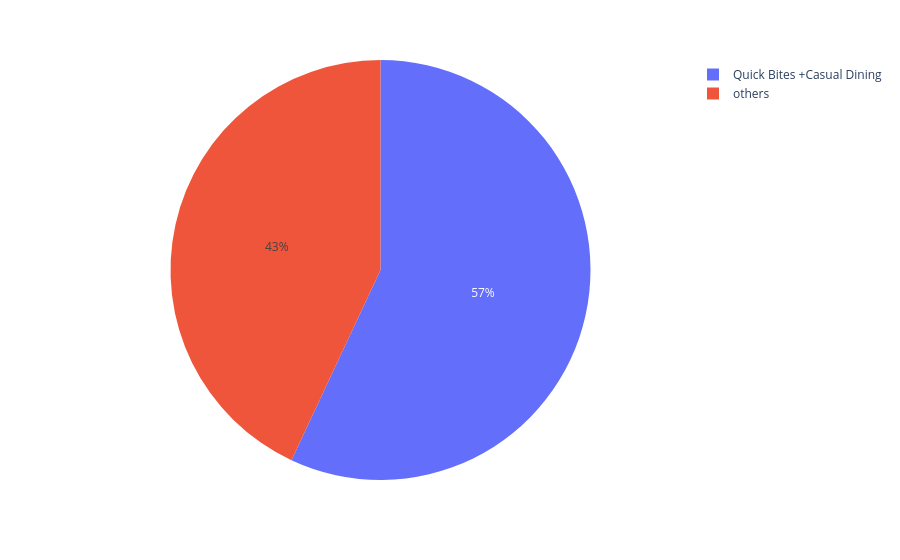

Notebook source saved alongside this figure:
### Code cell
fig=px.pie(df,names=labels,values=values)
fig.show()

### Figure 1 — Plotly figure (JSON) as saved in the notebook; plotly's stock layout.template omitted (floating-point values rounded to 4 significant figures)
{"data": [{"domain": {"x": [0, 1], "y": [0, 1]}, "hovertemplate": "label=%{label}<br>value=%{value}<extra></extra>", "labels": ["Quick Bites +Casual Dining", "others"], "legendgroup": "", "name": "", "showlegend": true, "type": "pie", "values": [29462, 22255]}], "layout": {"legend": {"tracegroupgap": 0}, "margin": {"t": 60}}}
